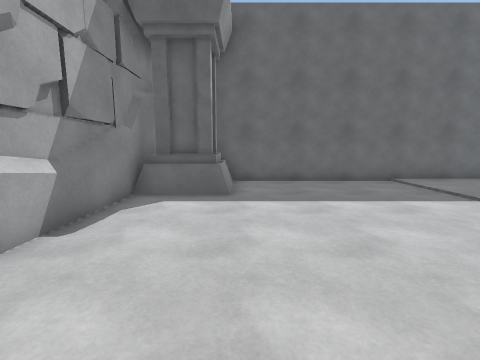
View 1 (above)

17 first-person views from a walk through a 3-D level made in the Unity game engine. The camera is 1.4 m above the floor, tilts 8° down and sees 90° across. The floor is counted in squares, 1 m on a side. Each view is taken from the middle of a square. On the plan, view 1 faces up. The plan holds only what a view shows up to about 13 squares ahead; the rest is blank. The place goes on beyond the plan.

View 2
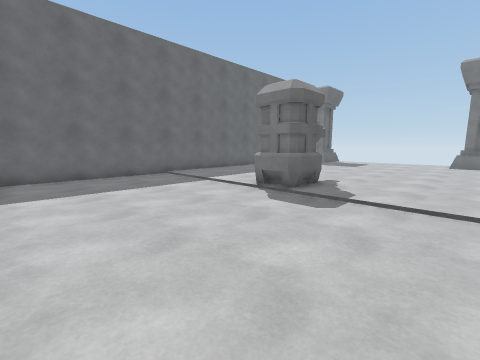

View 3
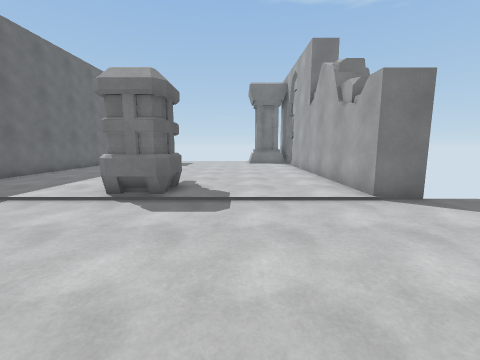

View 4
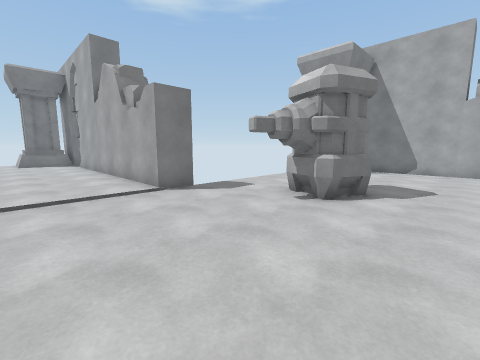

View 5
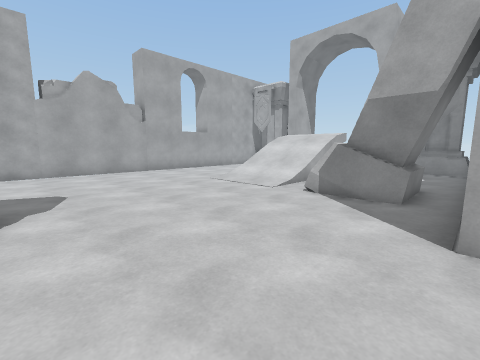

View 6
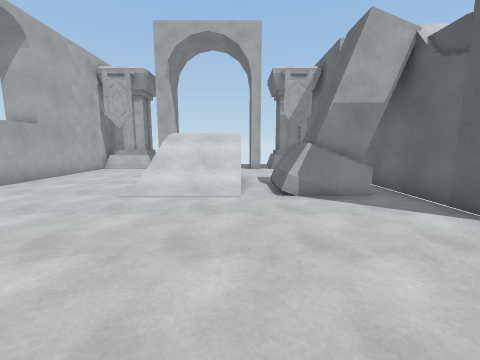

View 7
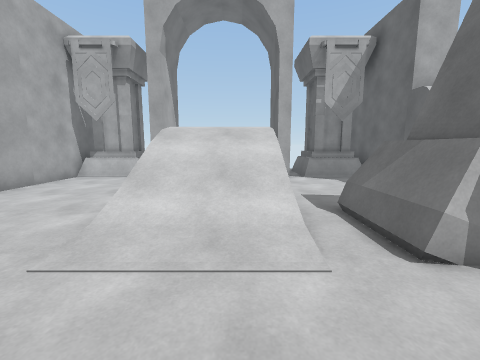

View 8
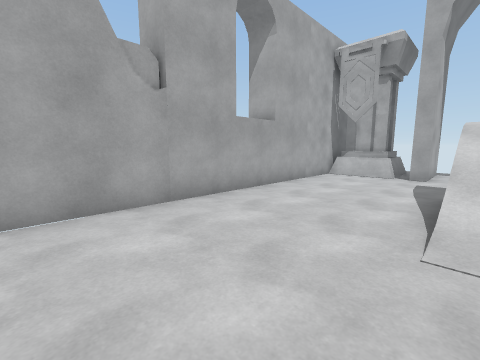

View 9
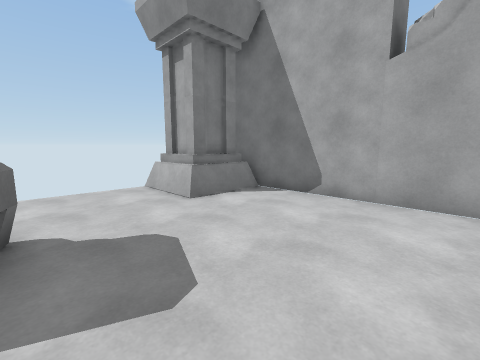

View 10
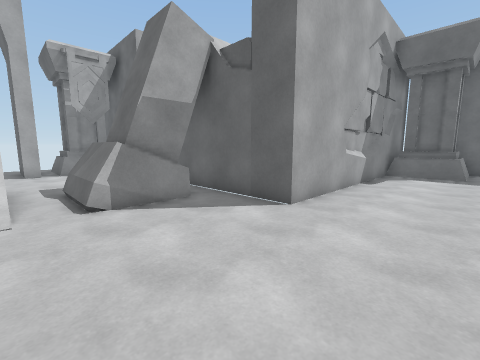

View 11
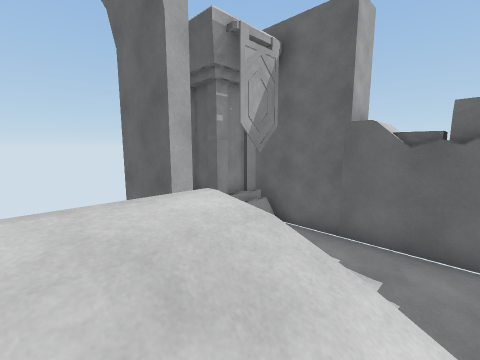

View 12
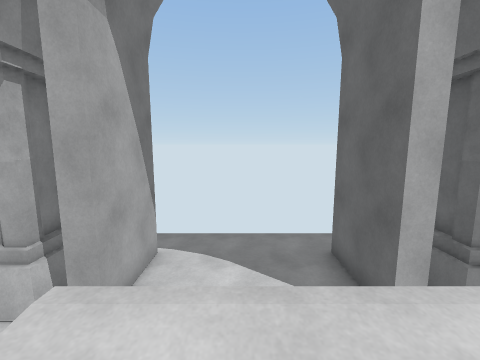

View 13
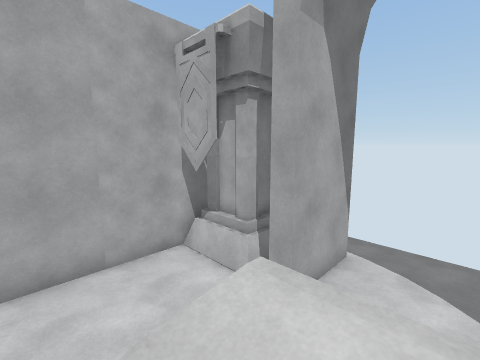

View 14
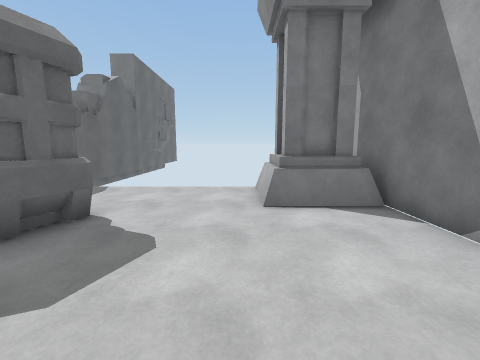

View 15
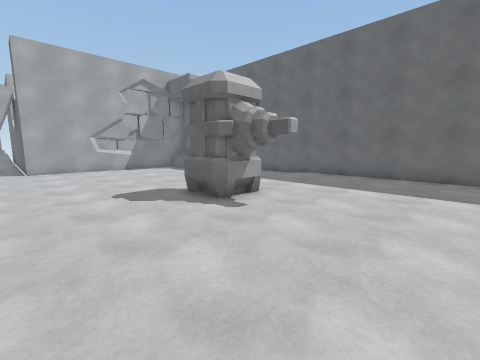

View 16
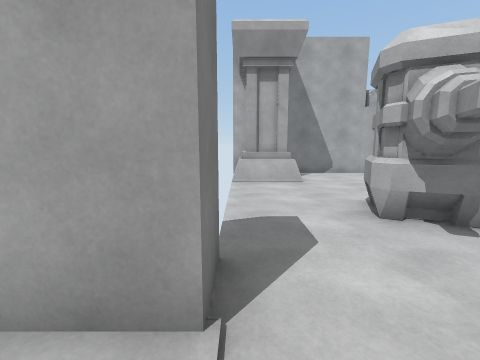

View 17
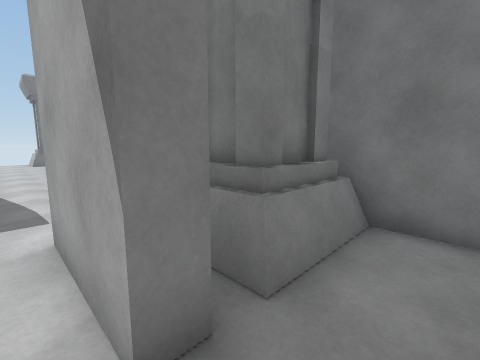

### Floor plan
Key: @ floor where view 1 was taken; # wall or solid block; . main floor; : floor 2 m higher than the main floor; / step, stairs or slope; P pillar; H hammer; O other object.
Columns run from 18 left of view 1 to 13 right of it. Each row starts with its distance up from view 1.
 10                  ###############
  9                # P..............
  8                #PP..............
  7                #PP..............
  6                #................
  5                #................
  4                #.........HH.....
  3                #........HH#HH...
  2                #.........HH.....
  1                #................
  0                #..@.............
 -1   ##############................
 -2   OOO.....PPP...................
 -3   OOO.....PPP...................
 -4   OOO.....PPP...........########
 -5 ..###.....PPP........H..###
 -6 .......:////........#H...
 -7 ....  .:////.......HHH...
 -8 ....  .:////........HH...
 -9 ....   :////.............
-10 .........................
-11 ..###....................
-12 ..PPP.................PPP
-13 ..PPP.................P P
-14 ..P P.................P P
-15 #########################

Positions as (right, up) in squares from view 1, and headings:
1: (0, 0), facing up
2: (0, -2), facing up-right
3: (0, 0), facing right
4: (-1, 0), facing down-right
5: (1, -1), facing down-left
6: (1, -6), facing left
7: (-3, -7), facing left
8: (-2, -9), facing down-left
9: (-2, -8), facing down-right
10: (0, -6), facing up-left
11: (-9, -8), facing up-left
12: (-10, -8), facing left
13: (-10, -8), facing down-left
14: (-2, -11), facing right
15: (13, -2), facing up-left
16: (6, -2), facing down
17: (-18, -10), facing down-right
